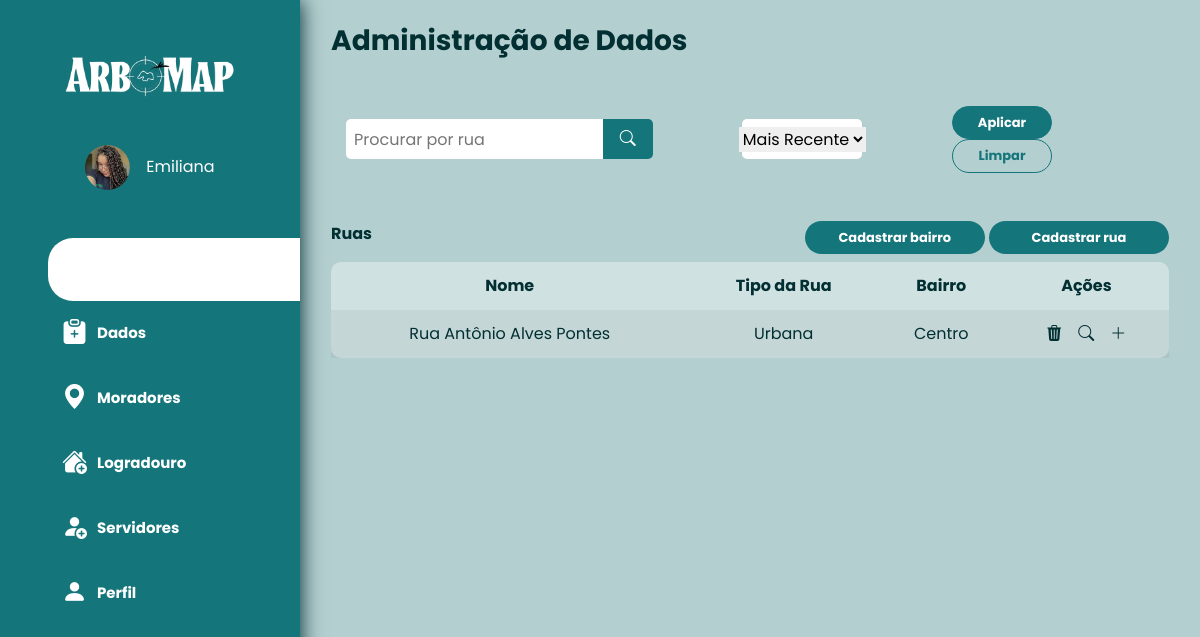
Before: /filtro_ruas/ with the older database file.
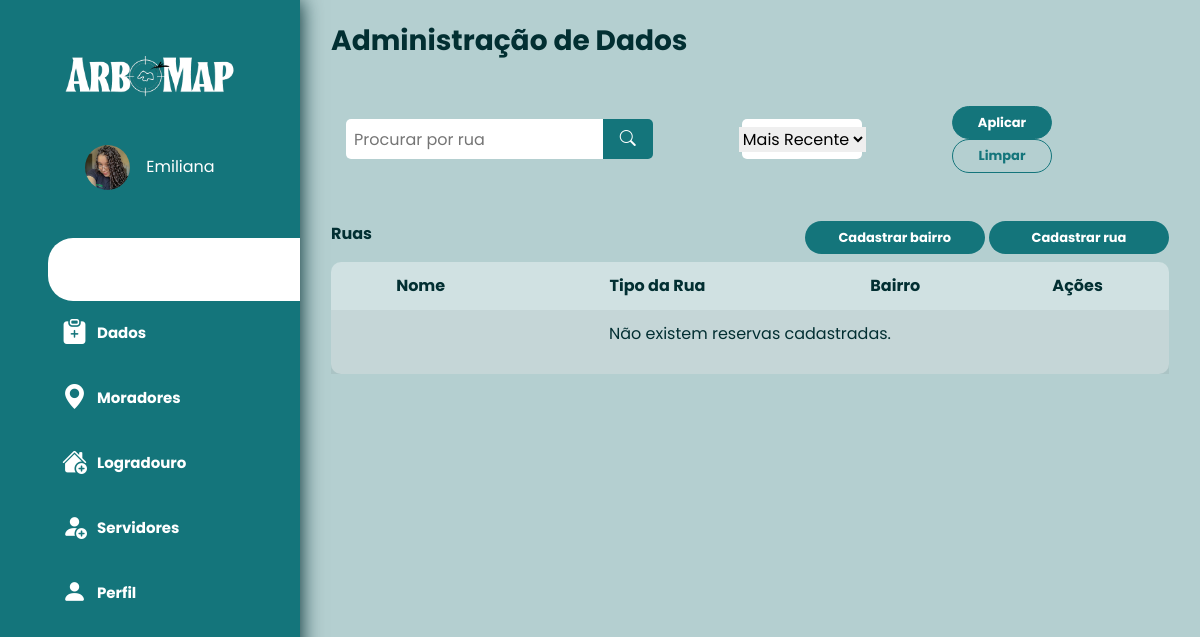
After: the same page with the newer database file.
### rua/models.py (models this page shows, shortened)
class Rua (models.Model):
    nome = models.CharField(max_length=MAX_CHAR_FIELD_NAME_LENGTH)
    tipo_rua = models.CharField(max_length=MEDIUM_CHAR_FIELD_NAME_LENGTH, choices=TIPO_RUA)
    bairro = models.ForeignKey(Bairro,on_delete=models.CASCADE)
    data_adicao = models.DateTimeField(auto_now_add=True)

### bairro/models.py (models this page shows)
class Bairro (models.Model):
    nome = models.CharField(max_length=MAX_CHAR_FIELD_NAME_LENGTH)
    data_adicao = models.DateTimeField(auto_now_add=True)
    def __str__(self):
        return f"{self.nome}"

### rua/views.py (the view)
# urls.py: path('filtro_ruas/', filtro_rua, name='filtro_ruas'),
def filtro_rua(request):
    termo_rua = request.GET.get('termo_rua', '')
    ordenacao = request.GET.get('ordenacao', 'mais_recente')  # Padrão para ordenação mais recente
    if ordenacao == 'mais_antigo':
        ruas = Rua.objects.order_by('data_adicao')
    else:
        ruas = Rua.objects.order_by('-data_adicao')
    if termo_rua:
        ruas = ruas.filter(nome__icontains=termo_rua)
    return render(request, 'rua/filter_rua.html', {
        'ruas': ruas,
        'termo_rua': termo_rua,
        'ordenacao': ordenacao,
    })

### rua/templates/rua/filter_rua.html (shortened to what this page needs)
{% extends 'base.html' %}
{% block content %}
  <div class="mt-2">
    <h3 style="color:#022F32;"><strong>Administração de Dados</strong></h3>
    <div class="row col-12 mb-5 mt-5 d-flex justify-content-around">
        <form method="GET" action="{% url 'filtro_ruas' %}" class="d-flex justify-content-center align-items-center w-100">
          <div class="col-5 d-flex align-items-center justify-content-center" >
              <div style="width: 100%; border-start-start-radius: 5px;border-end-end-radius: 0px; border-end-start-radius: 5px;border-start-end-radius: 0px; height: 40px; align-items: center; display: flex; color: #022f32; background-color: #FFFFFF;">
                <input style="height: 40px;border-start-start-radius: 5px;border-end-end-radius: 0px; border-end-start-radius: 5px;border-start-end-radius: 0px;" class="ml-2" placeholder="Procurar por rua" type="text" name="termo_rua" id="termo_rua" value="{{ termo_rua }}">
              </div>
              <div>
                <button class="justify-content-center d-flex" type="submit" style="width: 50px; border-end-end-radius: 5px; border-start-end-radius: 5px; height: 40px; align-items: center; display: flex; color: #022f32; background-color: #14757B; border: none; outline: none;"><i class="bi bi-search text-white"></i></button>
              </div>
          </div>
          <div class="col-4 d-flex align-items-center justify-content-center">
            <div class="d-flex align-items-center justify-content-center" style="width: 50%; border-radius: 5px; height: 40px; align-items: center; display: flex; color: #022f32; background-color: #FFFFFF;">
              <select name="ordenacao" id="ordenacao" style="border: none; outline: none;">
                <option value="mais_recente" {% if ordenacao == 'mais_recente' %}selected{% endif %}>Mais Recente</option>
            </select>
            </div>
          </div>
          <div class="col-3 d-flex align-items-center justify-content-center">
            <div class="" style="">
              <a href="#" ><button class="btn " id="bt3" type="submit"><strong>Aplicar</strong></button></a>
              <a href="{% url 'rua_listar' %}" class="btn " id="bt2"><strong>Limpar</strong></a>
            </div>
          </div>
        </form>
      </div>
    <div class="d-flex justify-content-between align-items-center mb-2">
      <div>
        <h6 style="color:#022F32;"><strong>Ruas</strong></h6>
      </div>
      <div>
        <a href="{% url 'bairro_criar' %}" class="btn" id="bt1" style="width: 180px;"><strong>Cadastrar bairro</strong></a>
        <a href="{% url 'rua_criar' %}" class="btn" id="bt1" style="width: 180px;"><strong>Cadastrar rua</strong></a>
      </div>
    </div>
    <div class="table-responsive">
      <table class="table table-striped table-borderless">
        <thead>
          <tr class="text-center">
            <th scope="col">Nome</th>
            <th scope="col">Tipo da Rua</th>
            <th scope="col">Bairro</th>
            <th scope="col">Ações</th>
          </tr>
        </thead>
        <tbody>
          {% for rua in ruas %}
            <tr class="text-center">
              <td>{{ rua.nome }}</td>
              <td>{{ rua.tipo_rua }}</td>
              <td>{{ rua.bairro }}</td>
              <td>
                <div class="d-flex justify-content-center">
                  <a href="{% url 'rua_remover' rua.pk %}" class="mr-3"><i class="bi bi-trash3-fill" id="tableicon"></i></a>
                  <a href="{% url 'rua_detalhe' rua.pk %}" class="mr-3"><i class="bi bi-search" id="tableicon"></i></a>
                  <a href=""><i class="bi bi-plus-lg" id="tableicon"></i></a>
                </div>
              </td>
            </tr>
            {% empty %}
            <tr class="text-center">
              <td colspan="4">
                <p>Não existem reservas cadastradas.</p>
              </td>
            </tr>
          {% endfor %}
        </tbody>
      </table>
    </div>
  </div>
{% endblock %}

Changed rows visible on the page:
removed Rua: nome "Rua Antônio Alves Pontes", tipo_rua "Urbana", bairro "Centro"
Other visible differences:
text now shown: "Não existem reservas cadastradas."
